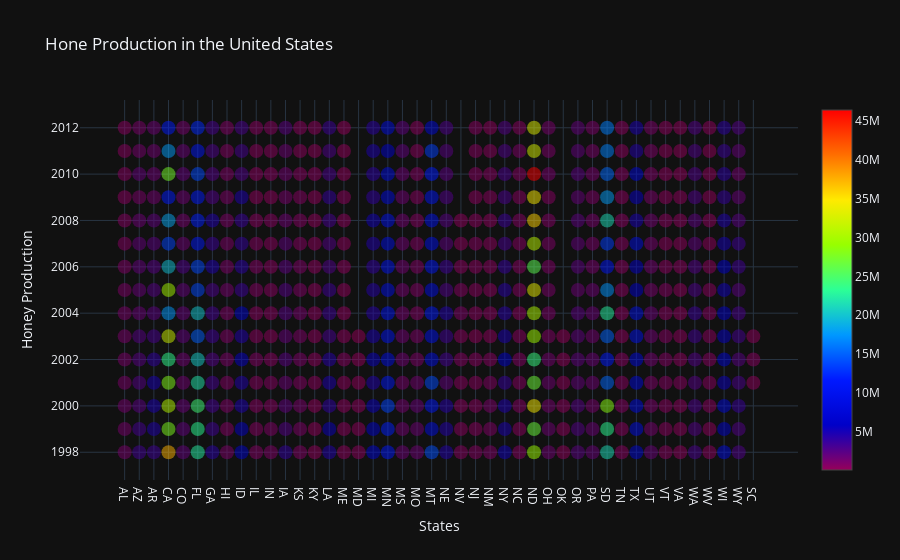

The notebook cell this image was saved under:
### Code cell
trace = go.Scatter(
    x=honey_data['state'],
    y=honey_data['year'],

    mode='markers',
    marker=go.scatter.Marker(
        size=14,
        color=honey_data['totalprod'],
        colorscale='Rainbow',
        showscale=True,
        opacity=0.5
    ),
    text=honey_data['totalprod']
)
data = [trace]
layout = go.Layout(
    title='Hone Production in the United States',
    hovermode='closest',
    xaxis=go.layout.XAxis(
        title='States',
    ),
    yaxis=go.layout.YAxis(
        title='Honey Production'
    )
)

fig = go.Figure(data=data, layout=layout)
offline.iplot(fig)

### Figure 1 — Plotly figure (JSON) as saved in the notebook; plotly's stock layout.template omitted (floating-point values rounded to 4 significant figures; data arrays with more than 128 entries replaced by an {"elided": "..."} marker saying what was removed)
{"data": [{"marker": {"color": {"elided": "626 float values"}, "colorscale": [[0.0, "rgb(150,0,90)"], [0.125, "rgb(0,0,200)"], [0.25, "rgb(0,25,255)"], [0.375, "rgb(0,152,255)"], [0.5, "rgb(44,255,150)"], [0.625, "rgb(151,255,0)"], [0.75, "rgb(255,234,0)"], [0.875, "rgb(255,111,0)"], [1.0, "rgb(255,0,0)"]], "opacity": 0.5, "showscale": true, "size": 14}, "mode": "markers", "text": {"elided": "626 float values"}, "x": {"elided": "626 str values"}, "y": {"elided": "626 int values"}, "type": "scatter"}], "layout": {"hovermode": "closest", "title": {"text": "Hone Production in the United States"}, "xaxis": {"title": {"text": "States"}}, "yaxis": {"title": {"text": "Honey Production"}}}}
